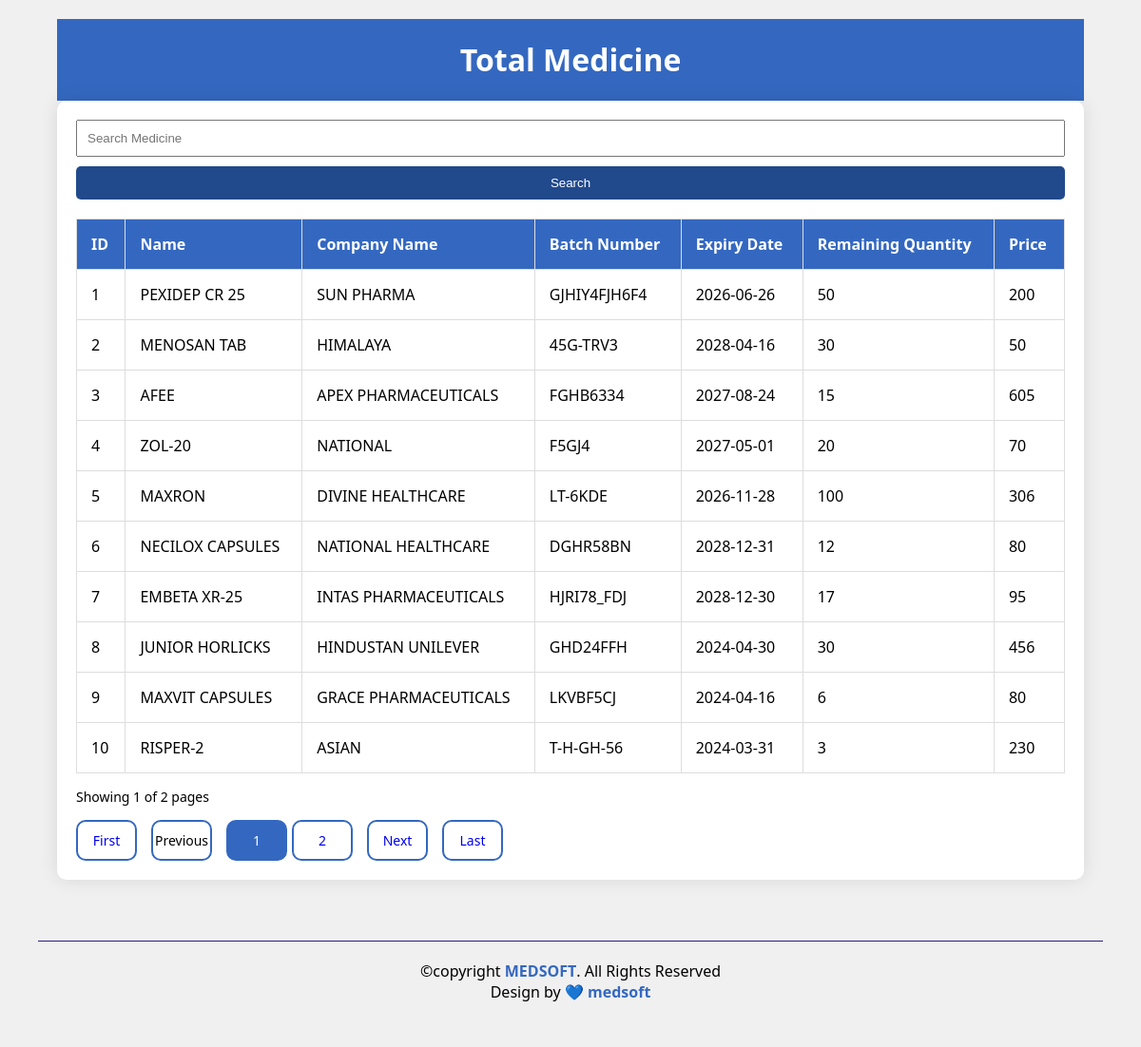
Page /views/totalMedicine.php (signed in) on the committed database.
### tables this page shows
CREATE TABLE `medicinebatch` (
  `B_SN` int NOT NULL,
  `MED_ID` int DEFAULT NULL,
  `BATCHNUMBER` varchar(255) DEFAULT NULL,
  `EXPIRYDATE` date DEFAULT NULL,
  `QUANTITY` int DEFAULT NULL,
  `MRP` int DEFAULT NULL,
  `CURRENCY_TYPE` int DEFAULT NULL
);

CREATE TABLE `medicines` (
  `SN` int NOT NULL,
  `MEDICINENAME` varchar(255) NOT NULL,
  `COMPANYNAME` varchar(255) NOT NULL,
  `UNIT` varchar(255) NOT NULL,
  `MONEYTYPE` varchar(255) NOT NULL
);

### controller/totalMedicine-data.php (called while the page is built, shortened)
<?php
require "../php-config/Connection.php";
$records = $conn->query("SELECT * FROM medicines INNER JOIN medsoft.medicinebatch m on medicines.SN = m.MED_ID");
$nr_of_rows = $records->num_rows;
$rows_per_page = 10;
$pages = ceil($nr_of_rows / $rows_per_page);
$start = 0;
$i = 1;
$medicineFetchSqlTotalMedicine = "SELECT * FROM medicines INNER JOIN medsoft.medicinebatch m on medicines.SN = m.MED_ID LIMIT $start, $rows_per_page";
$done = $conn->query($medicineFetchSqlTotalMedicine);

### views/totalMedicine.php (the view, shortened to what this page needs)
<?php require "../controller/isLogin.php";
require "../controller/totalMedicine-data.php";
?>
<!DOCTYPE html>
<html lang="en">
<head>
    <link rel="stylesheet" href="https://cdnjs.cloudflare.com/ajax/libs/font-awesome/6.0.0/css/all.min.css">
    <link rel="stylesheet" href="../public/css/totalMedicine.css">
</head>
<body>
<header>
    <h1>Total Medicine</h1>
</header>
<div class="container">
    <input type="text" id="searchInput" placeholder="Search Medicine" onchange="searchMedicine()">
    <input type="submit" value="Search" onclick="searchMedicine()">
    <table id="medicineTable">
        <thead>
        <tr>
            <th>ID</th>
            <th>Name</th>
            <th>Company Name</th>
            <th>Batch Number</th>
            <th>Expiry Date</th>
            <th>Remaining Quantity</th>
            <th>Price </th>
        </tr>
        </thead>
        <?php
            if ($done-> num_rows > 0){
                while ($row = $done->fetch_assoc()){
                    ?>
                        <tr>
                        <td><?php echo $i?></td>
                        <td><?php  echo $row['MEDICINENAME'] ?></td>
                        <td><?php echo $row['COMPANYNAME'] ?></td>
                                <td><?php echo $row['BATCHNUMBER'] ?></td>
                            <td><?php echo $row['EXPIRYDATE'] ?></td>
                            <td><?php echo $row['QUANTITY'] ?></td>
                            <td><?php echo $row['MRP'] ?></td>
                      </tr>
            <?php   $i++; }  }?>
    </table>
    <div class="page-info">
        <?php
        if(!isset($_GET['page-nr'])){
            $page = 1;
        }else{
            $page = $_GET['page-nr'];
        }
        ?>
        Showing  <?php echo $page ?> of <?php echo $pages; ?> pages
    </div>
    <div class="pagination">
        <a href="?page-nr=1">First</a>
        <?php
        if(isset($_GET['page-nr']) && $_GET['page-nr'] > 1){
            ?> <a href="?page-nr=<?php echo $_GET['page-nr'] - 1 ?>">Previous</a> <?php
        }else{
            ?> <a>Previous</a>	<?php
        }
        ?>
        <div class="page-numbers">
            <?php
            if(!isset($_GET['page-nr'])){
                ?> <a class="active" href="?page-nr=1">1</a> <?php
                $count_from = 2;
            }else{
                $count_from = 1;
            }
            ?>
            <?php
            for ($num = $count_from; $num <= $pages; $num++) {
                if($num == @$_GET['page-nr']) {
                    ?> <a class="active" href="?page-nr=<?php echo $num ?>"><?php echo $num ?></a> <?php
                }else{
                    ?> <a href="?page-nr=<?php echo $num ?>"><?php echo $num ?></a> <?php
                }
            }
            ?>
        </div>
        <?php
        if(isset($_GET['page-nr'])){
            if($_GET['page-nr'] >= $pages){
                ?> <a>Next</a> <?php
            }else{
                ?> <a href="?page-nr=<?php echo $_GET['page-nr'] + 1 ?>">Next</a> <?php
            }
        }else{
            ?> <a href="?page-nr=2">Next</a> <?php
        }
        ?>
        <a href="?page-nr=<?php echo $pages;?>">Last</a>
    </div>
</div>
<br><br>
<footer class="Footer" id="Footer">
    &copy;copyright <b>MEDSOFT</b>. All Rights Reserved <br> Design by 💙 <b>medsoft</b>
</footer>
</body>
</html>

### public/css/totalMedicine.css (style rules this page uses)
body { font-family: 'Segoe UI', Tahoma, Geneva, Verdana, sans-serif; margin: 0; padding: 0; background-color: #f0f0f0; display: flex; flex-direction: column; align-items: center; justify-content: center; min-height: 100vh; width: 100%; margin-bottom: 100px; }
header { background-color: #3468C0; color: white; text-align: center; width: 90%; margin-top: 20px; }
.container { background-color: white; border-radius: 10px; box-shadow: 0 0 20px rgba(0, 0, 0, 0.1); overflow: hidden; padding: 20px; width: 90%; box-sizing: border-box; }
table { width: 100%; border-collapse: collapse; margin-top: 20px; }
th, td { padding: 15px; border: 1px solid #ddd; text-align: left; }
th { background-color: #3468C0; color: white; }
input[type="text"] { padding: 10px; margin-bottom: 10px; width: 100%; box-sizing: border-box; }
input[type="submit"] { background-color: #214a8c; color: white; border: none; padding: 10px 15px; border-radius: 5px; cursor: pointer; width: 100%; box-sizing: border-box; transition: background-color 0.3s ease; }
.Footer { text-align: center; align-items: center; width: 90%; padding: 20px; border-top: 1px solid rgb(46, 29, 122); margin: 20px; }
.Footer b { color: #3468C0; }
.page-info { margin: 15px 0; font-size: 14px; }
.pagination { display: flex; align-items: center; justify-content: flex-start; gap: 15px; }
.pagination a { font-size: 14px; text-decoration: none; border: 2px solid #3468C0; border-radius: 10px; width: 40px; padding: 10px; display: flex; align-items: center; justify-content: center; }
.pagination .page-numbers { display: flex; gap: 5px; }
.active { background-color: #3468C0; color: white; }

### rows in the picture
medicinebatch: MED_ID.MEDICINENAME "PEXIDEP CR 25", MED_ID.COMPANYNAME "SUN PHARMA", BATCHNUMBER "GJHIY4FJH6F4", EXPIRYDATE "2026-06-26", QUANTITY "50", MRP "200"
medicinebatch: MED_ID.MEDICINENAME "MENOSAN TAB", MED_ID.COMPANYNAME "HIMALAYA", BATCHNUMBER "45G-TRV3", EXPIRYDATE "2028-04-16", QUANTITY "30", MRP "50"
medicinebatch: MED_ID.MEDICINENAME "AFEE", MED_ID.COMPANYNAME "APEX PHARMACEUTICALS", BATCHNUMBER "FGHB6334", EXPIRYDATE "2027-08-24", QUANTITY "15", MRP "605"
medicinebatch: MED_ID.MEDICINENAME "ZOL-20", MED_ID.COMPANYNAME "NATIONAL", BATCHNUMBER "F5GJ4", EXPIRYDATE "2027-05-01", QUANTITY "20", MRP "70"
medicinebatch: MED_ID.MEDICINENAME "MAXRON", MED_ID.COMPANYNAME "DIVINE HEALTHCARE", BATCHNUMBER "LT-6KDE", EXPIRYDATE "2026-11-28", QUANTITY "100", MRP "306"
medicinebatch: MED_ID.MEDICINENAME "NECILOX CAPSULES", MED_ID.COMPANYNAME "NATIONAL HEALTHCARE", BATCHNUMBER "DGHR58BN", EXPIRYDATE "2028-12-31", QUANTITY "12", MRP "80"
medicinebatch: MED_ID.MEDICINENAME "EMBETA XR-25", MED_ID.COMPANYNAME "INTAS PHARMACEUTICALS", BATCHNUMBER "HJRI78_FDJ", EXPIRYDATE "2028-12-30", QUANTITY "17", MRP "95"
medicinebatch: MED_ID.MEDICINENAME "JUNIOR HORLICKS", MED_ID.COMPANYNAME "HINDUSTAN UNILEVER", BATCHNUMBER "GHD24FFH", EXPIRYDATE "2024-04-30", QUANTITY "30", MRP "456"
medicinebatch: MED_ID.MEDICINENAME "MAXVIT CAPSULES", MED_ID.COMPANYNAME "GRACE PHARMACEUTICALS", BATCHNUMBER "LKVBF5CJ", EXPIRYDATE "2024-04-16", QUANTITY "6", MRP "80"
medicinebatch: MED_ID.MEDICINENAME "RISPER-2", MED_ID.COMPANYNAME "ASIAN", BATCHNUMBER "T-H-GH-56", EXPIRYDATE "2024-03-31", QUANTITY "3", MRP "230"

### other values in the picture
$page "1"
$pages "2"
